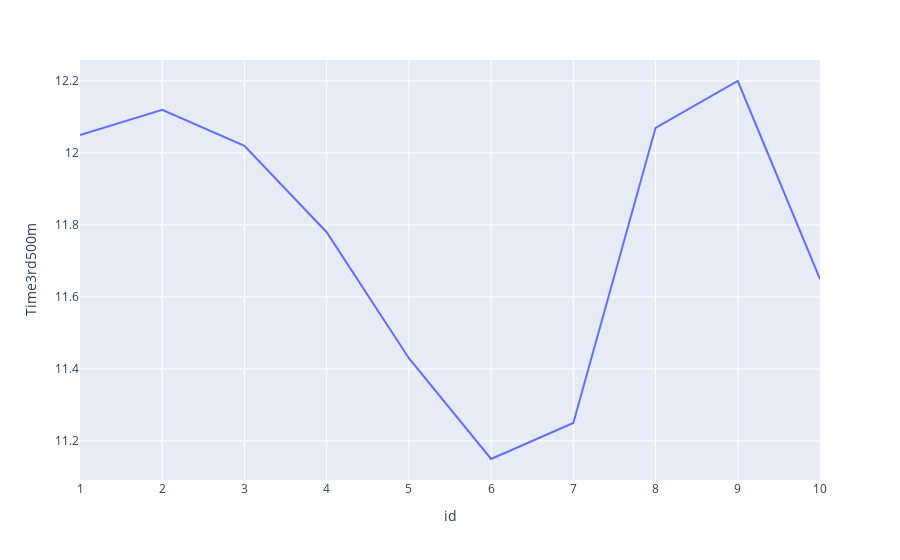

This figure's notebook cell:
### Code cell
px.line(df_run, x='id', y='Time3rd500m')

### Figure 1 — Plotly figure (JSON) as saved in the notebook; plotly's stock layout.template omitted (floating-point values rounded to 4 significant figures)
{"data": [{"hovertemplate": "id=%{x}<br>Time3rd500m=%{y}<extra></extra>", "legendgroup": "", "line": {"color": "#636efa", "dash": "solid"}, "mode": "lines", "name": "", "orientation": "v", "showlegend": false, "type": "scatter", "x": [1, 2, 3, 4, 5, 6, 7, 8, 9, 10], "xaxis": "x", "y": [12.05, 12.12, 12.02, 11.78, 11.43, 11.15, 11.25, 12.07, 12.2, 11.65], "yaxis": "y"}], "layout": {"legend": {"tracegroupgap": 0}, "margin": {"t": 60}, "xaxis": {"anchor": "y", "domain": [0, 1], "title": {"text": "id"}}, "yaxis": {"anchor": "x", "domain": [0, 1], "title": {"text": "Time3rd500m"}}}}
